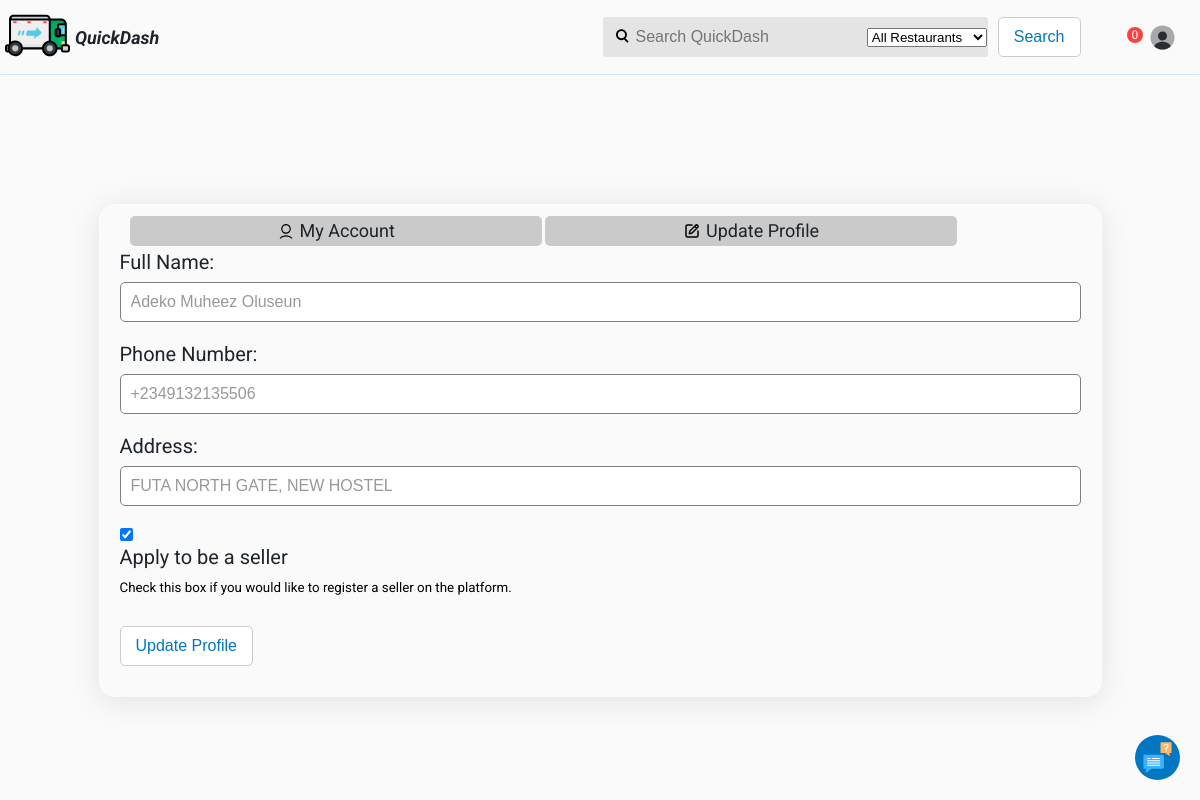
Screenshot of /update-profile/ (signed in) with the database file from the repository.
### users/models.py (models this page shows, shortened)
class Profile(models.Model):
    user = models.ForeignKey(User, on_delete=models.CASCADE)
    fullname = models.CharField(max_length=150)
    phone_number = models.CharField(max_length=15, blank=True, null=True)
    address = models.CharField(max_length=150, blank=True, null=True)
    verification_code = models.UUIDField(default=uuid.uuid4, editable=False)
    is_seller = models.BooleanField(default=False)
    is_verified = models.BooleanField(default=False)
    created_at = models.DateTimeField(auto_now_add=True) # Track when the profile was created

### users/views.py (the view)
# urls.py: path('update-profile/', views.update_profile, name='update_profile')
@login_required(login_url='login')
def update_profile(request):
    profile = get_object_or_404(Profile, user=request.user)
    if request.method == 'POST':
        form = ProfileUpdateForm(request.POST, instance=profile)
        if form.is_valid():
            form.save()
            messages.success(request, "Profile updates successfully.")
            return redirect('profile')
    else:
        form = ProfileUpdateForm(instance=profile)
    return render(request, 'users/update-profile.html', {'form': form})

### users/forms.py
class ProfileUpdateForm(forms.ModelForm):
    class Meta:
        model = Profile
        fields = ['fullname', 'phone_number', 'address', 'is_seller']
        labels = {
            'fullname': 'Full Name',
            'phone_number': 'Phone Number',
            'address': 'Address',
            'is_seller': 'Apply to be a seller',
        }
        help_texts = {
            'is_seller': 'Check this box if you would like to register a seller on the platform.'
        }
        widgets = {
            'fullname': forms.TextInput(attrs={'class': 'profile-input'}),
            'phone_number': forms.TextInput(attrs={'class': 'profile-input'}),
            'address': forms.TextInput(attrs={'class': 'profile-input'}),
            'is_seller': forms.CheckboxInput(attrs={'class': 'form-check-input'},)
        }

### orders/context_processors.py (called while the page is built)
def cart_item_count(request):
    total_items = 0
    if request.user.is_authenticated:
        total_items = CartItem.objects.filter(user=request.user).aggregate(total=Sum('quantity'))['total'] or 0
    return {'total_items': total_items}

### users/templates/users/update-profile.html (shortened to what this page needs)
{% extends 'core/main.html' %}
{% load static %}
{% block content %}
<head>
    <link rel="stylesheet" href="{% static 'css/profile.css' %}">
</head>
<body class="flxcent">
    <div class="account-details flx">
        <form class="profile-form" action="" method="POST">
            <div class="links flx">
                <a href="{% url 'profile' %}" class="link account flxcent">
                    <img src="{% static 'images/account-head.svg' %}" alt="" class="link-icon">
                    My Account
                </a>
                <a href="{% url 'update_profile' %}" class="link edit flxcent">
                    <img src="{% static 'images/edit.svg' %}" alt="" class="link-icon">
                    Update Profile
                </a>
            </div>
            <div class="profile-det">
                {{ form.fullname.label_tag }}
                {{ form.fullname }}
            </div>
            <div class="profile-det">
                {{ form.phone_number.label_tag }}
                {{ form.phone_number }}
            </div>
            <div class="profile-det">
                {{ form.address.label_tag }}
                {{ form.address }}
            </div>
            <div class="profile-det">
                {{ form.is_seller }}
                <label for="id_is_seller" class="form-check-label">{{ form.is_seller.label }}</label>
                <small class="form-text text-muted">{{ form.is_seller.help_text }}</small>
            </div>
            <button class="btn profile-btn" type="submit">Update Profile</button>
        </form>
    </div>
</body>
{% endblock %}

### static/css/header.css (style rules this page uses)
a { text-decoration: none; display: flex; justify-content: center; align-items: center; -webkit-tap-highlight-color: transparent; }

### static/css/general.css (style rules this page uses)
body { background-color: #FAFAFA; font-family: "Roboto", sans-serif; margin: 0; padding: 5px; padding-top: 85px; }
button { padding: 0; margin: 0; border: 0; background-color: rgb(228, 228, 228); border-radius: 3px; }
.flxcent { display: flex; justify-content: center; align-items: center; }
.flx { display: flex; }

### static/css/button.css (style rules this page uses)
.btn { padding: 10px 15px; text-decoration: none; color: #0077c0; font-size: 16px; border: 1px solid #ccc; border-radius: 5px; background-color: white; transition: background-color 0.3s, color 0.3s; white-space: nowrap; }

### static/css/profile.css (style rules this page uses)
* { margin: 0; padding: 0; box-sizing: border-box; }
body { min-height: 100vh; width: 100%; padding: 0 10px; }
.account-details { margin-top: 100px; padding-top: 100px; z-index: 100; width: 85%; position: relative; height: 60%; align-self: center; flex-direction: column; align-items: flex-start; justify-content: space-between; box-shadow: 0px 1px 4px rgba(0, 0, 0, 0.16); border-radius: 3px; padding: 20px; background-color: #FAFAFA; background: #FAFAFA; border-radius: 16px; box-shadow: 0 4px 30px rgba(0, 0, 0, 0.1); border: 1px solid rgba(255, 255, 255, 0.3); }
.profile-form { width: 100%; padding-top: 25px; }
.profile-det { margin-bottom: 20px; width: 100%; }
label { font-size: 20px; font-weight: 400; color: #1D242B; display: block; margin-bottom: 8px; }
.profile-input { width: 100%; height: 40px; font-size: 16px; color: #979897; font-weight: 300; padding-left: 10px; border: none; border-radius: 5px; }
.links { padding: 10px; position: absolute; width: 95%; justify-content: space-between; top: 1px; font-size: 18px; }
.link-icon { width: 18px; margin-right: 5px; }
.link { background-color: #cacaca; width: 100%; height: 30px; border-radius: 5px; color: #1D242B; margin-right: 3px; transition: background-color 0.5s; }
.logout-btn, .profile-btn { margin: 10px auto; }
.links { width: 85%; justify-self: center; align-self: center; overflow-x: auto; -webkit-overflow-scrolling: touch; white-space: nowrap; }

### rows the page displays
Profile: fullname "Adeko Muheez Oluseun", phone_number "+2349132135506", address "FUTA NORTH GATE, NEW HOSTEL", is_seller "☑"

### other values shown
{{ total_items }} "0"
